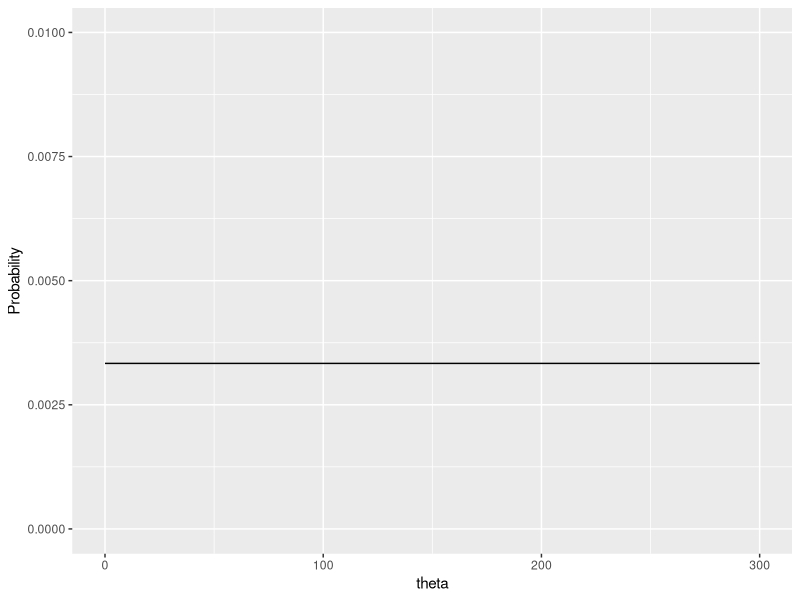

This figure's R source: (Note: this script raises an error after producing the figure.)
rm(list=ls())
library(tidyverse)
library(gridExtra)

# 一様分布 --------------------------------------------------------------------


ggplot(data=data.frame(X=c(0,300)),aes(x=X))+xlab("theta")+ylab("Probability")+
    stat_function(fun=dunif,args = list(min=0,max=300))+ylim(0,0.01)


# ３つのデータポイントでの尤度 ----------------------------------------------------------


datset <- c(165,173,182)
g1 <- ggplot(data=data.frame(X=c(100,200)),aes(x=X))+
    stat_function(fun=dnorm,args = list(mean=170,sd=10),color=palette()[2])+
    geom_segment(aes(x = datset[1], xend = datset[1], y = 0, yend = dnorm(datset[1], 170, 10)), lty = 2) +
    geom_segment(aes(x = datset[2], xend = datset[2], y = 0, yend = dnorm(datset[2], 170, 10)), lty = 2) +
    geom_segment(aes(x = datset[3], xend = datset[3], y = 0, yend = dnorm(datset[3], 170, 10)), lty = 2) +
    geom_point(data=data.frame(X=datset,Y=rep(0,3)),aes(x=X,y=Y),size=3,color="blue") + 
    annotate("text", x=162,   y=0.001, label="165cm")+
    annotate("text", x=170,   y=0.001, label="173cm")+
    annotate("text", x=180,   y=0.001, label="182cm")
ggsave(g1,filename = "../images/23_likelihood/Rplot_ml1.png", dpi = 600, width = 12,height = 6)


g2 <- ggplot(data=data.frame(X=c(100,200)),aes(x=X))+
    stat_function(fun=dnorm,args = list(mean=150,sd=10),color=palette()[3])+
    geom_segment(aes(x = datset[1], xend = datset[1], y = 0, yend = dnorm(datset[1], 150, 10)), lty = 2) +
    geom_segment(aes(x = datset[2], xend = datset[2], y = 0, yend = dnorm(datset[2], 150, 10)), lty = 2) +
    geom_segment(aes(x = datset[3], xend = datset[3], y = 0, yend = dnorm(datset[3], 150, 10)), lty = 2) +
    geom_point(data=data.frame(X=datset,Y=rep(0,3)),aes(x=X,y=Y),size=3,color="blue")+
    annotate("text", x=162,   y=0.001, label="165cm")+
    annotate("text", x=170,   y=0.001, label="173cm")+
    annotate("text", x=180,   y=0.001, label="182cm")



g3 <- ggplot(data=data.frame(X=c(100,200)),aes(x=X))+
    stat_function(fun=dnorm,args = list(mean=180,sd=10),color=palette()[4])+
    geom_segment(aes(x = datset[1], xend = datset[1], y = 0, yend = dnorm(datset[1], 180, 10)), lty = 2) +
    geom_segment(aes(x = datset[2], xend = datset[2], y = 0, yend = dnorm(datset[2], 180, 10)), lty = 2) +
    geom_segment(aes(x = datset[3], xend = datset[3], y = 0, yend = dnorm(datset[3], 180, 10)), lty = 2) + 
    geom_point(data=data.frame(X=datset,Y=rep(0,3)),aes(x=X,y=Y),size=3,color="blue")+
    annotate("text", x=162,   y=0.001, label="165cm")+
    annotate("text", x=170,   y=0.001, label="173cm")+
    annotate("text", x=180,   y=0.001, label="182cm")

g1 <- grid.arrange(g2,g3)
ggsave(g1,filename = "../images/23_likelihood/Rplot_ml2.png", dpi = 600, width = 12,height = 6)

# 尤度関数
L_func2 <- function(x){
    tmp = dnorm(c(165,173,182),x,10)
    tmp = prod(tmp)
    return(tmp)
}
# 対数尤度関数
LL_func <- function(x){
    tmp = sum(log(dnorm(c(165,173,182),x,10)))
    return(tmp)
}

options(scipen=100)
dat <- data.frame(X=100:200) %>% 
    rowwise() %>% 
    mutate(L = L_func2(X),LL=LL_func(X)) 

g1 <- dat %>% ggplot(aes(x=X,y=L))+geom_line()+ylab("Likelihood")
g2 <- dat %>% ggplot(aes(x=X,y=LL))+geom_line()+ylab("Log-Likelihood")
g <- grid.arrange(g1,g2,ncol=1)
ggsave(g,filename = "../images/23_likelihood/Rplot_ml3.png", dpi = 600, width = 12,height = 6)
